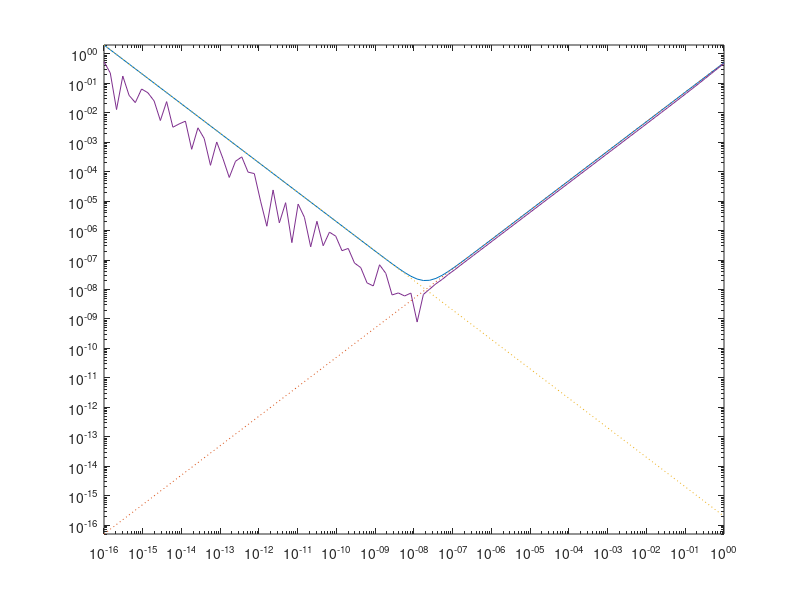

Write the MATLAB code that produced this figure.
% x = linspace(-10,10,200);
% y = cos(x);
% plot(x,y)

M = 1;
epsilon = 10^(-16);
x = logspace(-16, 0, 100);
y = x ./ 2 + (2*epsilon) ./ x;
z = x ./ 2;
w = (2*epsilon) ./ x;
t = abs((sin(1 + x) - sin(1)) ./ x - cos(1)); 
loglog(x, y,'-', x, z,':', x, w,':', x, t, '-');
axis([-inf inf -inf inf])

saveas(gcf,'Barchart.png')